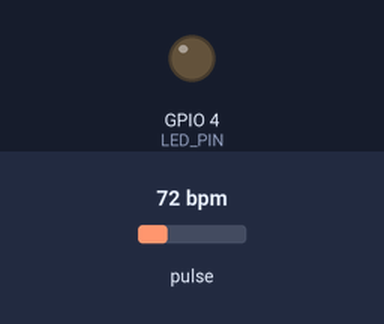
This sketch was run on a simulated ESP32. Shown: output pins drawn as LEDs (lit = HIGH). Inputs (shaded band) come from the test bench; at power-on: pulse 72 bpm. What the sketch prints to the serial monitor is not drawn.

Above: at 0.05 s.
Timing chart, 0 to 3.0 s (numbered marks = the images above):
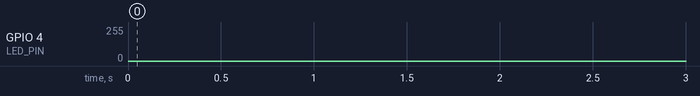

The sketch:

MAX30105-Blinky-Heart.ino
```cpp
#include <Wire.h>
#include "MAX30105.h"
#include "heartRate.h"

MAX30105 particleSensor;

// NASTAVITVE LED DIODE IN PWM
const int LED_PIN = 4; // Varna LED dioda za fade
const int MAX_BRIGHTNESS = 255;
const int FADE_DURATION_MS = 300;

// I2C pini
const int SDA_PIN = 21;
const int SCL_PIN = 22;

// NASTAVITVE PBA ALGORITMA
const byte RATE_SIZE = 4;
byte rates[RATE_SIZE];
byte rateSpot = 0;
long lastBeat = 0;
float beatsPerMinute;
int beatAvg;

// SPREMENLJIVKE ZA GLADKO UTRIPANJE
unsigned long lastBlinkTime = 0;
unsigned long lastBlinkUpdate = 0;
const unsigned long UPDATE_INTERVAL_MS = 5000;
int smoothBPM = 0;

// SPREMENLJIVKE ZA FADE FUNKCIJO
bool fadeActive = false;
unsigned long fadeStartTime = 0;

void startHeartBeatFade() {
  fadeActive = true;
  fadeStartTime = millis();
}

void processFade() {
  if (!fadeActive) return;

  unsigned long timeElapsed = millis() - fadeStartTime;

  if (timeElapsed < FADE_DURATION_MS) {
    // Faza zbleditve (Fade Out)
    int brightness = MAX_BRIGHTNESS - (int)(MAX_BRIGHTNESS * timeElapsed / FADE_DURATION_MS);

    // Uporaba analogWrite()
    analogWrite(LED_PIN, brightness);
  } else {
    // Zbleditev končana
    analogWrite(LED_PIN, 0);
    fadeActive = false;
  }
}

void setup()
{
  Serial.begin(115200);
  Serial.println("Inicializacija MAX30102. I2C na 21/22. LED fade aktiviran.");

  // Inicializacija I2C
  Wire.begin(SDA_PIN, SCL_PIN);
  Wire.setClock(400000);

  // Inicializacija LED za PWM
  pinMode(LED_PIN, OUTPUT);
  analogWrite(LED_PIN, 0); // Začetna ugasnjena LED

  if (!particleSensor.begin(Wire, I2C_SPEED_FAST))
  {
    Serial.println("MAX30102 senzor ni bil najden. PREVERITE FIZIČNE POVEZAVE.");
    while (1);
  }

  particleSensor.setup();
  particleSensor.setPulseAmplitudeRed(0x0A);
  particleSensor.setPulseAmplitudeGreen(0);
  particleSensor.setFIFOAverage(4);

  Serial.println("Položite prst na senzor.");
}

void loop()
{
  long irValue = particleSensor.getIR();
  unsigned long currentTime = millis();

  // Izvajanje logike zbleditve
  processFade();

  // 1. PBA ALGORITEM (Izračun hitrega BPM)
  if (checkForBeat(irValue) == true)
  {
    long delta = millis() - lastBeat;
    lastBeat = millis();
    beatsPerMinute = 60 / (delta / 1000.0);

    if (beatsPerMinute < 180 && beatsPerMinute > 40)
    {
      rates[rateSpot++] = (byte)beatsPerMinute;
      rateSpot %= RATE_SIZE;

      beatAvg = 0;
      for (byte x = 0 ; x < RATE_SIZE ; x++)
        beatAvg += rates[x];
      beatAvg /= RATE_SIZE;
    }
  }

  // 2. POSODABLJANJE gladkega BPM (vsakih 5 sekund)
  if (currentTime - lastBlinkUpdate >= UPDATE_INTERVAL_MS) {
      if (beatAvg > 0) {
          smoothBPM = beatAvg;
      }
      lastBlinkUpdate = currentTime;
  }

  // 3. LOGIKA UTRIPANJA LED GLEDE NA SMOOTH BPM
  if (smoothBPM > 0) {
      unsigned long pulseInterval = 60000 / smoothBPM;

      if (!fadeActive && (currentTime - lastBlinkTime >= pulseInterval)) {
           startHeartBeatFade();
           lastBlinkTime = currentTime;
      }
  }


  // 4. LOGIKA PRSTA
  if (irValue < 50000) {
    if (smoothBPM == 0) {
        analogWrite(LED_PIN, 0);
    }

    Serial.print("IR=");
    Serial.print(irValue);
    Serial.print(", Smooth BPM=");
    Serial.print(smoothBPM);
    Serial.print(" **PRST UMAKNJEN**");
  }
  else
  {
    Serial.print("IR=");
    Serial.print(irValue);
    Serial.print(", Smooth BPM=");
    Serial.print(smoothBPM);
  }

  Serial.println();
}
```
